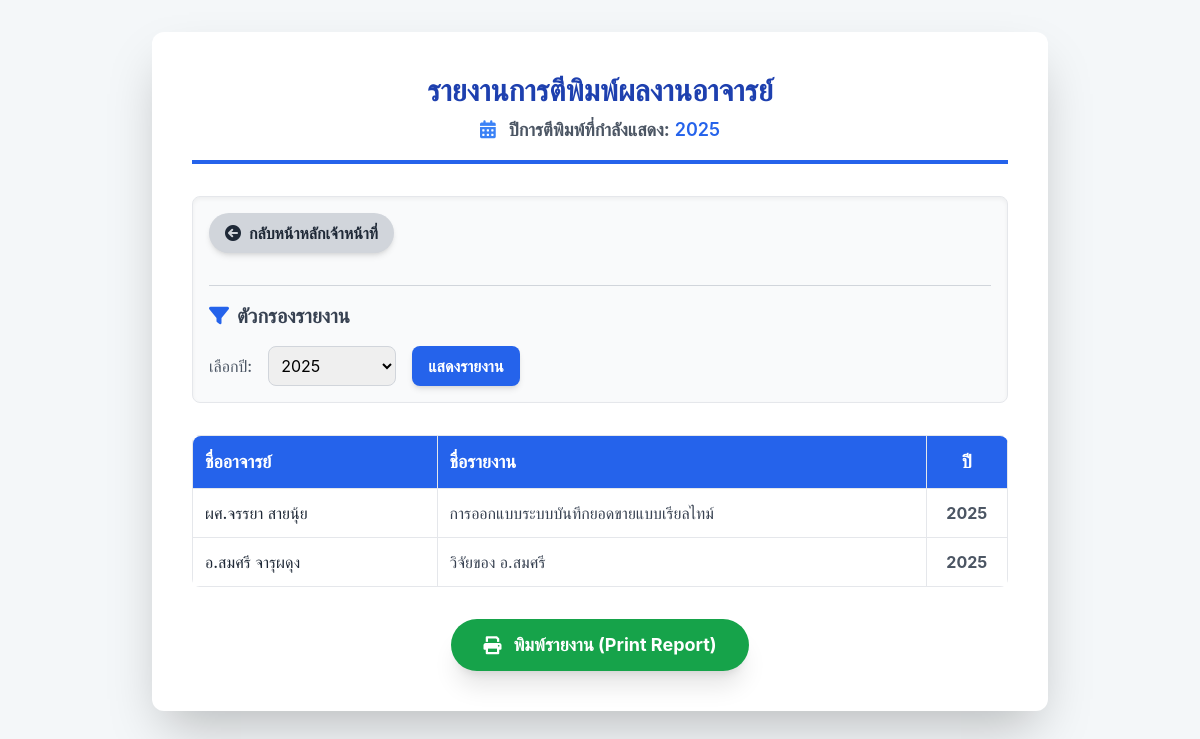
The page /dowload_report.php?year=2025 on the database its author committed.
### tables this page shows
CREATE TABLE `Publication` (
  `Pub_id` int(11) NOT NULL,
  `title` varchar(255) DEFAULT NULL,
  `publish_year` year(4) DEFAULT NULL,
  `journal` varchar(255) DEFAULT NULL,
  `type` varchar(100) DEFAULT NULL,
  `file_path` varchar(255) DEFAULT NULL,
  `visibility` varchar(50) DEFAULT NULL,
  `status` varchar(50) DEFAULT 'Waiting',
  `Manual` text DEFAULT NULL,
  `Author_id` int(11) DEFAULT NULL
);

CREATE TABLE `User` (
  `User_id` int(11) NOT NULL,
  `first_name` varchar(100) DEFAULT NULL,
  `last_name` varchar(100) DEFAULT NULL,
  `Username` varchar(50) DEFAULT NULL,
  `Password` varchar(255) DEFAULT NULL,
  `email` varchar(100) DEFAULT NULL,
  `tel` varchar(20) DEFAULT NULL,
  `role` varchar(50) DEFAULT NULL,
  `Department` varchar(100) DEFAULT NULL,
  `status` varchar(50) DEFAULT NULL,
  `avatar` varchar(255) DEFAULT NULL
);

### dowload_report.php (the view, shortened to what this page needs)
<?php
function fetchPublications($year) {
    $conn = new mysqli(DB_SERVER, DB_USERNAME, DB_PASSWORD, DB_NAME);
    $sql = "
        SELECT
            p.title,
            p.publish_year,
            u.first_name,
            u.last_name
        FROM Publication p
        JOIN User u ON p.Author_id = u.User_id
    ";
    if (!empty($year) && $year !== 'all') {
        $sql .= " WHERE p.publish_year = ?";
    }
    $sql .= " ORDER BY p.publish_year DESC, p.title ASC";
    $stmt = $conn->prepare($sql);
    if (!empty($year) && $year !== 'all') {
        $stmt->bind_param("s", $year);
    }
    $data = [];
    if ($stmt->execute()) {
        $result = $stmt->get_result();
        while ($row = $result->fetch_assoc()) {
            $data[] = $row;
        }
    } else {
        error_log("Execute failed: " . $stmt->error);
    }
    return $data;
}
function fetchDistinctYears() {
    $conn = new mysqli(DB_SERVER, DB_USERNAME, DB_PASSWORD, DB_NAME);
    $sql = "SELECT DISTINCT publish_year FROM Publication WHERE publish_year IS NOT NULL ORDER BY publish_year DESC";
    $result = $conn->query($sql);
    $years = [];
    if ($result) {
        while ($row = $result->fetch_assoc()) {
            $years[] = $row['publish_year'];
        }
    }
    return $years;
}
$available_years = fetchDistinctYears();
$raw_year = $_GET['year'] ?? 'all';
$selected_year = 'all';
if ($raw_year !== 'all') {
    $selected_year = filter_var($raw_year, FILTER_SANITIZE_NUMBER_INT);
} else {
    $selected_year = 'all';
}
$data = fetchPublications($selected_year);
if ($data === false) {
     $report_content = '<div class="p-6 bg-red-100 border border-red-400 rounded-xl text-red-800 shadow-md max-w-2xl mx-auto mt-10">
        <p class="font-semibold text-center"><i class="fas fa-database mr-2"></i> ไม่สามารถเชื่อมต่อฐานข้อมูลได้ หรือมีข้อผิดพลาดในการดึงข้อมูล</p>
    </div>';
    $data_found = false;
} elseif (count($data) == 0) {
    $report_content = '<div class="p-6 bg-yellow-50 border border-yellow-300 rounded-xl text-yellow-800 shadow-md max-w-2xl mx-auto mt-10">
        <p class="font-semibold text-center"><i class="fas fa-exclamation-triangle mr-2"></i> ไม่พบข้อมูลรายงานตีพิมพ์ที่ตรงกับเงื่อนไข</p>
    </div>';
    $data_found = false;
} else {
    $data_found = true;
}
?>
<!DOCTYPE html>
<html lang="th">
<head>
    <script src="https://cdn.tailwindcss.com"></script>
    <link rel="stylesheet" href="https://cdnjs.cloudflare.com/ajax/libs/font-awesome/6.0.0-beta3/css/all.min.css">
</head>
<body class="p-4 sm:p-8">
    <div class="max-w-4xl mx-auto bg-white p-6 sm:p-10 rounded-xl shadow-2xl print-area">
        <header class="mb-8 pb-4 border-b-4 border-blue-600">
            <h1 class="text-3xl font-extrabold text-blue-800 text-center mb-2">รายงานการตีพิมพ์ผลงานอาจารย์</h1>
            <p class="text-center text-gray-600 text-lg">
                <i class="fas fa-calendar-alt mr-2 text-blue-500"></i>
                <b>ปีการตีพิมพ์ที่กำลังแสดง:</b>
                <span class="font-semibold text-blue-600">
                    <?= htmlspecialchars($selected_year !== 'all' ? $selected_year : 'ทุกปี'); ?>
                </span>
            </p>
        </header>
        <section class="mb-8 p-4 bg-gray-50 border border-gray-200 rounded-lg shadow-inner no-print">
            <a href="staffPage.php"
               class="inline-flex items-center bg-gray-300 text-gray-800 py-2 px-4 rounded-full font-semibold hover:bg-gray-400 transition-colors duration-200 shadow-md mb-4">
                <i class="fas fa-arrow-circle-left mr-2"></i> กลับหน้าหลักเจ้าหน้าที่
            </a>
            <h2 class="text-xl font-bold text-gray-700 mb-4 flex items-center mt-4 pt-4 border-t border-gray-300">
                <i class="fas fa-filter mr-2 text-blue-600"></i> ตัวกรองรายงาน
            </h2>
            <form method="GET" action="dowload_report.php" class="flex items-center space-x-4">
                <label for="year_select" class="text-gray-600 font-medium">เลือกปี:</label>
                <select name="year" id="year_select"
                        class="border border-gray-300 rounded-lg p-2 text-base focus:ring-blue-500 focus:border-blue-500 transition w-32">
                    <?php foreach($available_years as $year_option): ?>
                        <option value="<?= htmlspecialchars($year_option) ?>"
                                <?= $selected_year === $year_option ? 'selected' : '' ?>>
                            <?= htmlspecialchars($year_option) ?>
                        </option>
                    <?php endforeach; ?>
                </select>
                <button type="submit" class="bg-blue-600 text-white py-2 px-4 rounded-lg font-semibold hover:bg-blue-700 transition-colors duration-200 shadow-md">
                    แสดงรายงาน
                </button>
            </form>
        </section>
        <?php if($data_found): ?>
            <div class="overflow-x-auto">
                <table class="report-table min-w-full text-left text-base rounded-lg overflow-hidden">
                    <thead>
                        <tr class="bg-blue-600 text-white text-lg shadow-md">
                            <th class="p-3 w-1/4 rounded-tl-lg">ชื่ออาจารย์</th>
                            <th class="p-3 w-2/4">ชื่อรายงาน</th>
                            <th class="p-3 w-1/12 text-center rounded-tr-lg">ปี</th>
                        </tr>
                    </thead>
                    <tbody>
                        <?php foreach($data as $row): ?>
                        <tr class="bg-white border-b border-gray-100 hover:bg-blue-50 transition-colors duration-150">
                            <td class="p-3 font-medium text-gray-800">
                                <?= htmlspecialchars($row['first_name']." ".$row['last_name']) ?>
                            </td>
                            <td class="p-3 text-gray-700">
                                <?= htmlspecialchars($row['title']) ?>
                            </td>
                            <td class="p-3 text-center font-bold text-gray-600">
                                <?= htmlspecialchars($row['publish_year']) ?>
                            </td>
                        </tr>
                        <?php endforeach; ?>
                    </tbody>
                </table>
            </div>
            <div class="mt-8 text-center no-print">
                <button onclick="window.print()"
                        class="bg-green-600 text-white py-3 px-8 rounded-full font-bold text-lg
                               hover:bg-green-700 transition-colors duration-200 shadow-xl flex items-center justify-center mx-auto">
                    <i class="fas fa-print mr-3"></i>
                    พิมพ์รายงาน (Print Report)
                </button>
            </div>
        <?php else: ?>
            <?= $report_content; ?>
        <?php endif; ?>
    </div>
</body>
</html>

### dowload_report.php (style rules this page uses)
body { font-family: "Inter", "Tahoma", "TH Sarabun New", sans-serif; background-color: #f4f7f9; }
.report-table th, .report-table td { padding: 12px; border: 1px solid #e5e7eb; }

### rows shown on the page
publication: Author.last_name "ผศ.จรรยา สายนุ้ย", title "การออกแบบระบบบันทึกยอดขายแบบเรียลไทม์", publish_year "2025"
publication: Author.last_name "อ.สมศรี จารุผดุง", title "วิจัยของ อ.สมศรี", publish_year "2025"

### other values the page prints
$selected_year !== 'all' ? $selected_year : 'ทุกปี' "2025"
form field year "2025"
